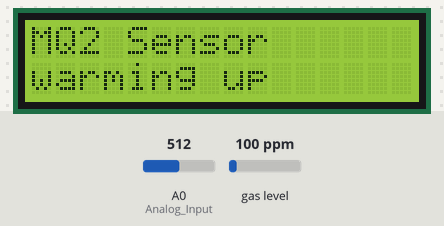
The sketch below on a simulated Arduino Uno, built with avr-gcc and run on an emulated ATmega328P. On the bench: 16×2 character LCD. The test bench sets the inputs (shaded band); at power-on: A0 (Analog_Input) = 512, gas level 100 ppm.

Above: at 0.1 s.
At 20.7 s:
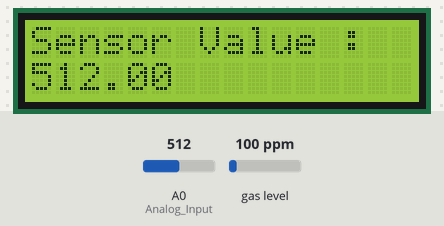

The sketch:

Gas_Sensor.ino
```cpp
#include <MQ2.h>
#include <Wire.h>
#include <LiquidCrystal_I2C.h>
//I2C pins declaration
LiquidCrystal_I2C lcd(0x3F, 16, 2);
int Analog_Input = A0;
int lpg, co, smoke;
float sensorValue;

MQ2 mq2(Analog_Input);

void setup() {
  Serial.begin(9600);
  lcd.init();  //Defining 16 columns and 2 rows of lcd display
  lcd.backlight();
  lcd.clear();
  lcd.setCursor(0, 0);
  lcd.print("MQ2 Sensor");
  lcd.setCursor(0, 1);
  lcd.print("warming up");
  mq2.begin();
  delay(20000); // allow the MQ-2 to warm up
  lcd.clear();
}
void loop() {
  float* values = mq2.read(true);  //set it false if you don't want to print the values in the Serial
  //lpg = values[0];
  lpg = mq2.readLPG();
  //co = values[1];
  co = mq2.readCO();
  //smoke = values[2];
  smoke = mq2.readSmoke();
  // lcd.setCursor(0, 0);
  // lcd.print("LPG:");
  // lcd.print(lpg);
  // lcd.print(" CO:");
  // lcd.print(co);
  // lcd.setCursor(0, 1);
  // lcd.print("SMOKE:");
  // lcd.print((smoke * 100) / 1000000);
  // lcd.print(" %");

  sensorValue = analogRead(Analog_Input);
  lcd.setCursor(0, 0);
  lcd.print("Sensor Value : ");
  lcd.setCursor(0, 1);
  lcd.print(sensorValue);
  delay(1000);
}
```
